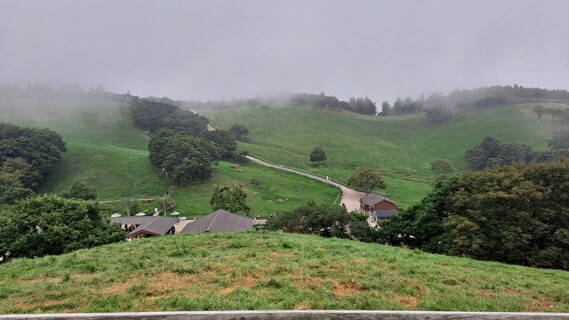
#> input picture chap08/hw#4/hill.jpg, 569 x 320 px
$ python rotation+scaling.py
#> lines starting #> are read from the running program, lines starting #| are printed output that depends on the picture
import sys, cv2

def onTrackbar(th):
    rot = cv2.getRotationMatrix2D(cp, th, 1 - th/360)  # 중심점 기준 회전, 크기 변환 행렬 반환
    dst = cv2.warpAffine(src, rot, (0, 0))  # affine 변환(Rotation)
    cv2.imshow('video_effect', dst)

src = cv2.imread("hill.jpg")
#> src is the input picture: shape (320, 569, 3); mean B, G, R 113.4, 129.4, 124
if src is None: print('Image load failed!'); sys.exit()
src = cv2.resize(src, (480, 320))   # resize (INTER_LINEAR)
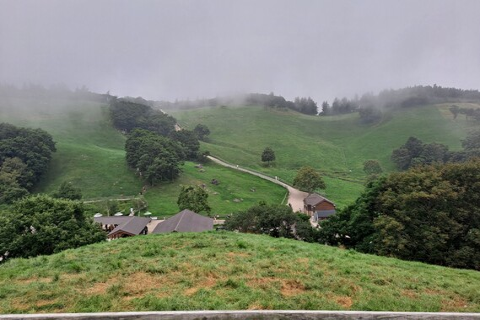
#> src: shape (320, 480, 3); mean B, G, R 113.4, 129.4, 124

th = 0
cp = (src.shape[1]/2, src.shape[0]/2)   # 중심점
#> cp = (240, 160)

cv2.namedWindow('video_effect')
cv2.createTrackbar('scale', 'video_effect', th, 360, onTrackbar)
#> slider 'scale' is set to 100
onTrackbar(th)
cv2.waitKey()
#> call 2 of onTrackbar, with th = 100
#> in onTrackbar (call 2), `dst = cv2.warpAffine(src, rot, (0, 0))`:
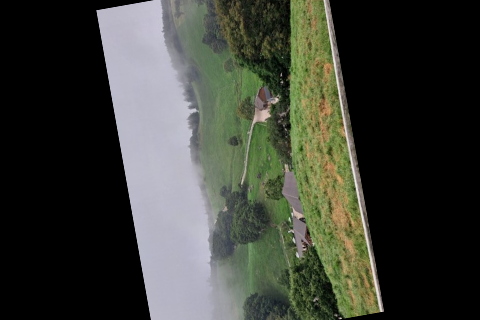
#> dst: shape (320, 480, 3); mean B, G, R 55.3, 63.3, 60.5

$ run again, with chap08/hw#4/information.jpg copied over chap08/hw#4/hill.jpg
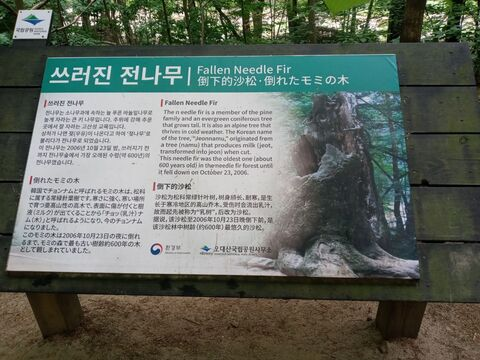
#> input picture chap08/hw#4/information.jpg, 480 x 360 px
#> src is the input picture: shape (360, 480, 3); mean B, G, R 97.9, 106.3, 99.4
#> `src = cv2.resize(src, (480, 320))`:
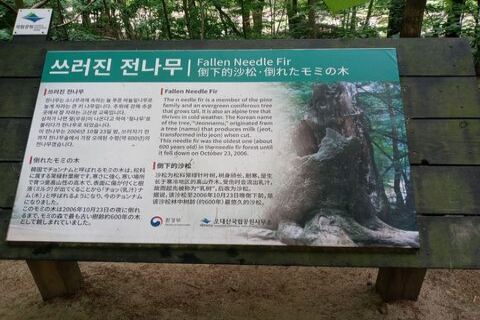
#> src: shape (320, 480, 3); mean B, G, R 97.8, 106.3, 99.4
#> in onTrackbar (call 2), `dst = cv2.warpAffine(src, rot, (0, 0))`:
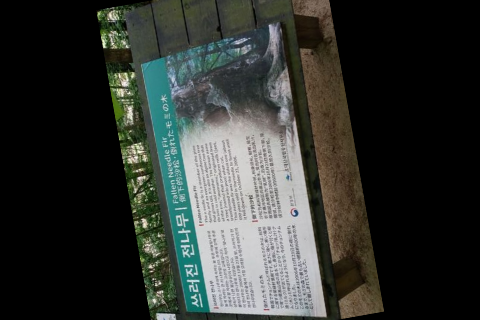
#> dst: shape (320, 480, 3); mean B, G, R 49.1, 53.1, 49.5
